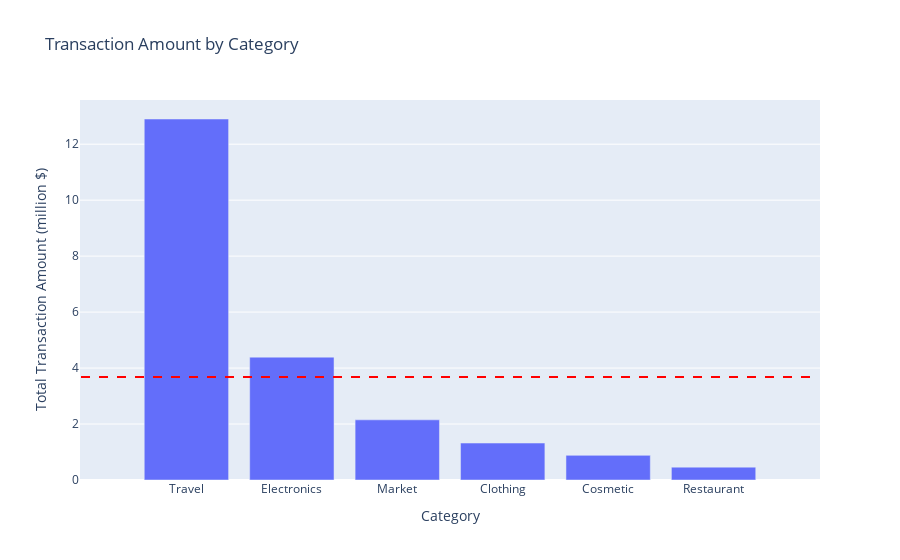

The code cell stored with this chart in its notebook:
### Markdown cell above
During the study period, spending for travel is the highest and the most dominated among 6 different categories

### Code cell
# Group the data by 'Category' and calculate the sum of transaction amounts
category_groups = df.groupby('Category')['TransactionAmount'].sum().divide(10**6).round(2).sort_values(ascending=False)

# Calculate the mean of the TransactionAmount
mean_transaction_amount = category_groups.mean()

# Create a bar chart using Plotly Express
fig = px.bar(category_groups, x=category_groups.index, y='TransactionAmount', title='Transaction Amount by Category')
fig.update_xaxes(title_text='Category')
fig.update_yaxes(title_text='Total Transaction Amount (million $)')

# Add a horizontal line for the mean value
fig.add_shape(
    type='line',
    x0=-1,
    x1=len(category_groups),
    y0=mean_transaction_amount,
    y1=mean_transaction_amount,
    line=dict(color='red', dash='dash'),
    name='Mean Transaction Amount'
)

# Show the interactive chart
fig.show()

### Figure 1 — Plotly figure (JSON) as saved in the notebook; plotly's stock layout.template omitted (floating-point values rounded to 4 significant figures)
{"data": [{"alignmentgroup": "True", "hovertemplate": "Category=%{x}<br>TransactionAmount=%{y}<extra></extra>", "legendgroup": "", "marker": {"color": "#636efa", "pattern": {"shape": ""}}, "name": "", "offsetgroup": "", "orientation": "v", "showlegend": false, "textposition": "auto", "type": "bar", "x": ["Travel", "Electronics", "Market", "Clothing", "Cosmetic", "Restaurant"], "xaxis": "x", "y": [12.9, 4.39, 2.15, 1.32, 0.88, 0.46], "yaxis": "y"}], "layout": {"barmode": "relative", "legend": {"tracegroupgap": 0}, "shapes": [{"line": {"color": "red", "dash": "dash"}, "name": "Mean Transaction Amount", "type": "line", "x0": -1, "x1": 6, "y0": 3.683, "y1": 3.683}], "title": {"text": "Transaction Amount by Category"}, "xaxis": {"anchor": "y", "domain": [0, 1], "title": {"text": "Category"}}, "yaxis": {"anchor": "x", "domain": [0, 1], "title": {"text": "Total Transaction Amount (million $)"}}}}
